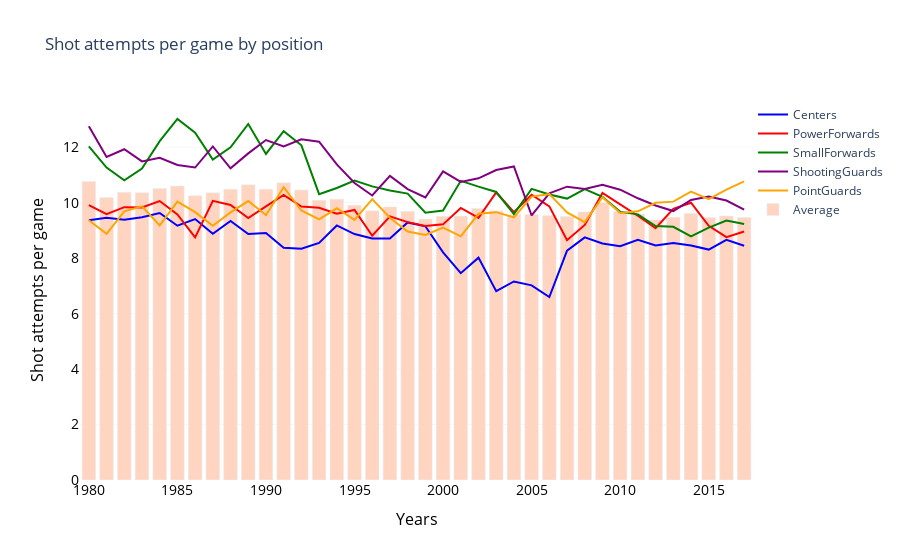

Notebook source saved alongside this figure:
### Markdown cell above
### FGA per game comparision

### Code cell
FGAc = go.Scatter(x=years_shotsgame, y=shots_game_c['FGAxG'], name='Centers', marker=dict(color='blue'))
FGApf = go.Scatter(x=years_shotsgame, y=shots_game_pf['FGAxG'], name='PowerForwards', marker=dict(color='red'))
FGAsf = go.Scatter(x=years_shotsgame, y=shots_game_sf['FGAxG'], name='SmallForwards', marker=dict(color='green'))
FGAsg = go.Scatter(x=years_shotsgame, y=shots_game_sg['FGAxG'], name='ShootingGuards', marker=dict(color='purple'))
FGApg = go.Scatter(x=years_shotsgame, y=shots_game_pg['FGAxG'], name='PointGuards', marker=dict(color='orange'))
FGAgen = go.Bar(x=years_shotsgame, y=shots_game_gen['FGAxG'], name='Average', marker=dict(color='#FFD5C1'))

data=[FGAc,FGApf,FGAsf,FGAsg,FGApg,FGAgen]
layout=go.Layout(
	title='Shot attempts per game by position',
	xaxis=dict(
		title='Years',
		titlefont=dict(size=16, color='#000000'),
		tickfont=dict(size=14, color='#000000')
	),
	yaxis=dict(
		title='Shot attempts per game',
		titlefont=dict(size=16, color='#000000'),
		tickfont=dict(size=14, color='#000000'),
        showgrid=True, gridwidth=0.2, gridcolor='#D7DBDD'
	),	
	legend=dict(
		x=1,
		y=1,
		bgcolor='white',
		bordercolor='black'
	),
    plot_bgcolor='white',
	barmode='group',
	bargap=0.15,
	bargroupgap=0.1
)

fig = go.Figure(data=data, layout=layout)
pyo.iplot(fig)

### Figure 1 — Plotly figure (JSON) as saved in the notebook; plotly's stock layout.template omitted (floating-point values rounded to 4 significant figures)
{"data": [{"marker": {"color": "blue"}, "name": "Centers", "type": "scatter", "x": [1980, 1981, 1982, 1983, 1984, 1985, 1986, 1987, 1988, 1989, 1990, 1991, 1992, 1993, 1994, 1995, 1996, 1997, 1998, 1999, 2000, 2001, 2002, 2003, 2004, 2005, 2006, 2007, 2008, 2009, 2010, 2011, 2012, 2013, 2014, 2015, 2016, 2017], "y": [9.37, 9.46, 9.39, 9.48, 9.63, 9.17, 9.41, 8.88, 9.34, 8.87, 8.91, 8.38, 8.34, 8.55, 9.18, 8.87, 8.71, 8.71, 9.29, 9.15, 8.21, 7.46, 8.02, 6.81, 7.16, 7.02, 6.6, 8.27, 8.75, 8.53, 8.43, 8.66, 8.46, 8.55, 8.46, 8.31, 8.66, 8.45]}, {"marker": {"color": "red"}, "name": "PowerForwards", "type": "scatter", "x": [1980, 1981, 1982, 1983, 1984, 1985, 1986, 1987, 1988, 1989, 1990, 1991, 1992, 1993, 1994, 1995, 1996, 1997, 1998, 1999, 2000, 2001, 2002, 2003, 2004, 2005, 2006, 2007, 2008, 2009, 2010, 2011, 2012, 2013, 2014, 2015, 2016, 2017], "y": [9.91, 9.59, 9.84, 9.83, 10.06, 9.58, 8.75, 10.07, 9.92, 9.45, 9.87, 10.28, 9.86, 9.82, 9.6, 9.74, 8.81, 9.51, 9.3, 9.16, 9.22, 9.81, 9.45, 10.37, 9.66, 10.29, 9.87, 8.65, 9.2, 10.35, 9.94, 9.53, 9.08, 9.78, 10, 9.17, 8.76, 8.96]}, {"marker": {"color": "green"}, "name": "SmallForwards", "type": "scatter", "x": [1980, 1981, 1982, 1983, 1984, 1985, 1986, 1987, 1988, 1989, 1990, 1991, 1992, 1993, 1994, 1995, 1996, 1997, 1998, 1999, 2000, 2001, 2002, 2003, 2004, 2005, 2006, 2007, 2008, 2009, 2010, 2011, 2012, 2013, 2014, 2015, 2016, 2017], "y": [12.03, 11.27, 10.81, 11.23, 12.22, 13.02, 12.53, 11.56, 12, 12.84, 11.76, 12.58, 12.07, 10.31, 10.53, 10.8, 10.59, 10.44, 10.33, 9.64, 9.72, 10.79, 10.58, 10.39, 9.59, 10.5, 10.3, 10.15, 10.49, 10.21, 9.67, 9.58, 9.16, 9.13, 8.79, 9.1, 9.36, 9.23]}, {"marker": {"color": "purple"}, "name": "ShootingGuards", "type": "scatter", "x": [1980, 1981, 1982, 1983, 1984, 1985, 1986, 1987, 1988, 1989, 1990, 1991, 1992, 1993, 1994, 1995, 1996, 1997, 1998, 1999, 2000, 2001, 2002, 2003, 2004, 2005, 2006, 2007, 2008, 2009, 2010, 2011, 2012, 2013, 2014, 2015, 2016, 2017], "y": [12.76, 11.65, 11.93, 11.49, 11.62, 11.36, 11.27, 12.03, 11.24, 11.78, 12.26, 12.03, 12.29, 12.2, 11.38, 10.71, 10.26, 10.97, 10.49, 10.19, 11.13, 10.75, 10.88, 11.18, 11.31, 9.54, 10.34, 10.58, 10.5, 10.65, 10.47, 10.16, 9.9, 9.7, 10.1, 10.22, 10.08, 9.75]}, {"marker": {"color": "orange"}, "name": "PointGuards", "type": "scatter", "x": [1980, 1981, 1982, 1983, 1984, 1985, 1986, 1987, 1988, 1989, 1990, 1991, 1992, 1993, 1994, 1995, 1996, 1997, 1998, 1999, 2000, 2001, 2002, 2003, 2004, 2005, 2006, 2007, 2008, 2009, 2010, 2011, 2012, 2013, 2014, 2015, 2016, 2017], "y": [9.37, 8.88, 9.69, 9.87, 9.18, 10.04, 9.66, 9.17, 9.65, 10.06, 9.56, 10.56, 9.72, 9.4, 9.8, 9.38, 10.13, 9.46, 8.96, 8.84, 9.1, 8.79, 9.6, 9.66, 9.47, 10.22, 10.31, 9.65, 9.3, 10.2, 9.63, 9.69, 10, 10.04, 10.4, 10.13, 10.47, 10.77]}, {"marker": {"color": "#FFD5C1"}, "name": "Average", "type": "bar", "x": [1980, 1981, 1982, 1983, 1984, 1985, 1986, 1987, 1988, 1989, 1990, 1991, 1992, 1993, 1994, 1995, 1996, 1997, 1998, 1999, 2000, 2001, 2002, 2003, 2004, 2005, 2006, 2007, 2008, 2009, 2010, 2011, 2012, 2013, 2014, 2015, 2016, 2017], "y": [10.77, 10.19, 10.38, 10.36, 10.51, 10.6, 10.25, 10.36, 10.49, 10.65, 10.49, 10.72, 10.46, 10.09, 10.13, 9.91, 9.71, 9.85, 9.69, 9.41, 9.51, 9.52, 9.79, 9.71, 9.58, 9.58, 9.54, 9.5, 9.67, 10.01, 9.68, 9.59, 9.38, 9.48, 9.61, 9.47, 9.52, 9.47]}], "layout": {"bargap": 0.15, "bargroupgap": 0.1, "barmode": "group", "legend": {"bgcolor": "white", "bordercolor": "black", "x": 1, "y": 1}, "plot_bgcolor": "white", "title": {"text": "Shot attempts per game by position"}, "xaxis": {"tickfont": {"color": "#000000", "size": 14}, "title": {"font": {"color": "#000000", "size": 16}, "text": "Years"}}, "yaxis": {"gridcolor": "#D7DBDD", "gridwidth": 0.2, "showgrid": true, "tickfont": {"color": "#000000", "size": 14}, "title": {"font": {"color": "#000000", "size": 16}, "text": "Shot attempts per game"}}}}
